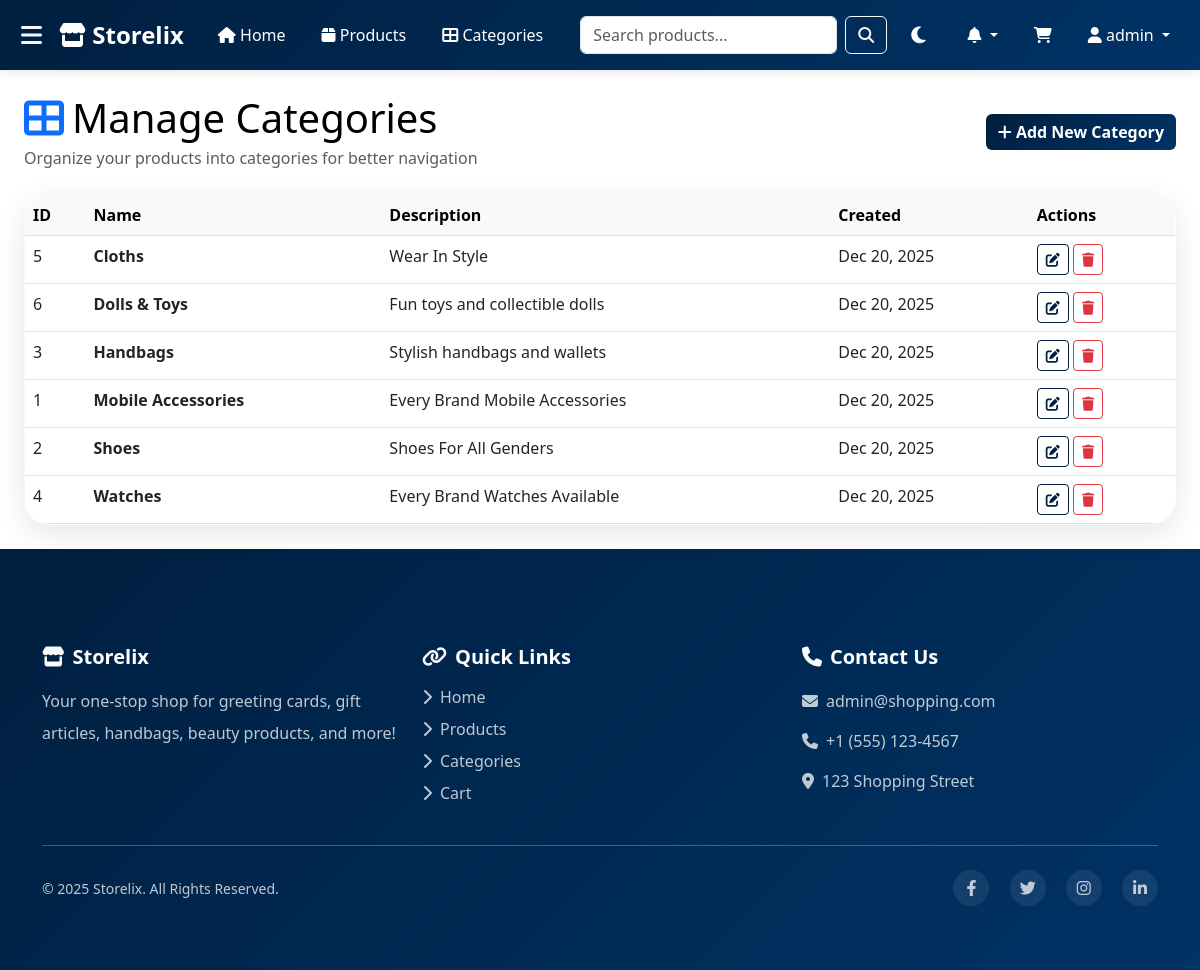
Screenshot of /admin/categories.php (signed in) with the database file from the repository.
### tables this page shows
CREATE TABLE IF NOT EXISTS categories (
    id INT AUTO_INCREMENT PRIMARY KEY,
    name VARCHAR(100) NOT NULL,
    description TEXT,
    image VARCHAR(255),
    created_at TIMESTAMP DEFAULT CURRENT_TIMESTAMP
);

### includes/db.php (called while the page is built, shortened)
<?php
class Database {
    private $conn;
    public function __construct() {
        try {
            $this->conn = new mysqli(DB_HOST, DB_USER, DB_PASS, DB_NAME);
            $this->conn->options(MYSQLI_OPT_CONNECT_TIMEOUT, 30);
            $this->conn->options(MYSQLI_OPT_READ_TIMEOUT, 30);
            $this->conn->set_charset("utf8mb4");
        } catch (Exception $e) {
            die("Database Error: " . $e->getMessage());
        }
    }
    public function query($sql) {
        $result = $this->conn->query($sql);
        return $result;
    }
}
$db = new Database();
?>

### includes/functions.php (called while the page is built, shortened)
<?php
require_once 'db.php';
function getCategories() {
    global $db;
    $result = $db->query("SELECT * FROM categories ORDER BY name ASC");
    return $result->fetch_all(MYSQLI_ASSOC);
}
?>

### admin/categories.php (the view, shortened to what this page needs)
<?php
include '../includes/header.php';
$action = isset($_GET['action']) ? $_GET['action'] : 'list';
$categories = getCategories();
?>
<div class="container-fluid my-4 px-4">
    <div class="d-flex justify-content-between align-items-center mb-4">
        <div>
            <h1 class="mb-1"><i class="fas fa-th-large text-primary me-2"></i>Manage Categories</h1>
            <p class="text-muted mb-0">Organize your products into categories for better navigation</p>
        </div>
        <?php if ($action == 'list'): ?>
            <a href="?action=add" class="btn btn-primary">
                <i class="fas fa-plus"></i> Add New Category
            </a>
        <?php else: ?>
            <a href="categories.php" class="btn btn-secondary">
                <i class="fas fa-arrow-left"></i> Back to List
            </a>
        <?php endif; ?>
    </div>
    <?php if ($action == 'list'): ?>
        <div class="card">
            <div class="card-body p-0">
                <div class="table-responsive">
                    <table class="table table-hover mb-0">
                        <thead class="table-light">
                            <tr>
                                <th>ID</th>
                                <th>Name</th>
                                <th>Description</th>
                                <th>Created</th>
                                <th>Actions</th>
                            </tr>
                        </thead>
                        <tbody>
                            <?php foreach ($categories as $category): ?>
                                <tr>
                                    <td><?php echo $category['id']; ?></td>
                                    <td><strong><?php echo htmlspecialchars($category['name']); ?></strong></td>
                                    <td><?php echo htmlspecialchars($category['description']); ?></td>
                                    <td><?php echo date('M d, Y', strtotime($category['created_at'])); ?></td>
                                    <td>
                                        <a href="?action=edit&id=<?php echo $category['id']; ?>" class="btn btn-sm btn-outline-primary">
                                            <i class="fas fa-edit"></i>
                                        </a>
                                        <form action="" method="POST" class="d-inline" onsubmit="return confirmDelete()">
                                            <button type="submit" class="btn btn-sm btn-outline-danger">
                                                <i class="fas fa-trash"></i>
                                            </button>
                                        </form>
                                    </td>
                                </tr>
                            <?php endforeach; ?>
                        </tbody>
                    </table>
                </div>
            </div>
        </div>
    <?php endif; ?>
</div>
<?php include '../includes/footer.php'; ?>

### includes/header.php (style rules this page uses)
:root { --primary-color: #001f3f; --secondary-color: #003366; --dark-color: #333; --light-color: #f8f9fa; --bg-color: #ffffff; --text-color: #000000; --card-bg: #ffffff; --navbar-bg: linear-gradient(135deg, var(--primary-color), var(--secondary-color)); --navbar-text: white; --footer-bg: linear-gradient(135deg, var(--primary-color), var(--secondary-color)); --footer-text: white; --hero-bg: linear-gradient(135deg, var(--primary-color), var(--secondary-color)); }
body { font-family: 'Segoe UI', Tahoma, Geneva, Verdana, sans-serif; min-height: 100vh; display: flex; flex-direction: column; background-color: var(--bg-color); color: var(--text-color); transition: background-color 0.3s, color 0.3s; }
html { -ms-overflow-style: none; scrollbar-width: none; }
.card { background-color: var(--card-bg); color: var(--text-color); border: 1px solid rgba(0,0,0,0.1); }
.btn-primary { background-color: var(--primary-color); border-color: var(--primary-color); }
.btn-outline-primary { color: var(--primary-color); border-color: var(--primary-color); }
.btn-primary { background: linear-gradient(135deg, var(--primary-color), var(--secondary-color)); border: none; }
.card { border: none; border-radius: 25px; overflow: hidden; transition: all 0.5s cubic-bezier(0.4, 0, 0.2, 1); box-shadow: 0 8px 30px rgba(0,0,0,0.1); background: linear-gradient(135deg, rgba(255,255,255,0.96) 0%, rgba(248,249,250,0.96) 50%, rgba(240,242,245,0.96) 100%); backdrop-filter: blur(15px); border: 1px solid rgba(255,255,255,0.3); background-color: var(--card-bg); color: var(--text-color); position: relative; }
.card::before { content: ''; position: absolute; top: 0; left: -100%; width: 100%; height: 100%; background: linear-gradient(90deg, transparent, rgba(0,123,255,0.08), rgba(23,162,184,0.08), transparent); transition: left 0.8s; z-index: 1; }
.card-body { position: relative; z-index: 2; padding: 1.5rem; }
body { display: flex; flex-direction: column; min-height: 100vh; }
.btn-primary, .btn-outline-primary { transition: all 0.3s ease; font-weight: 600; }

### rows the page displays
categories: id "5", name "Cloths", description "Wear In Style", created_at "Dec 20, 2025"
categories: id "6", name "Dolls & Toys", description "Fun toys and collectible dolls", created_at "Dec 20, 2025"
categories: id "3", name "Handbags", description "Stylish handbags and wallets", created_at "Dec 20, 2025"
categories: id "1", name "Mobile Accessories", description "Every Brand Mobile Accessories", created_at "Dec 20, 2025"
categories: id "2", name "Shoes", description "Shoes For All Genders", created_at "Dec 20, 2025"
categories: id "4", name "Watches", description "Every Brand Watches Available", created_at "Dec 20, 2025"

### other values shown
SITE_NAME "Storelix"
$_SESSION['username'] "admin"
ADMIN_EMAIL "admin@shopping.com"
